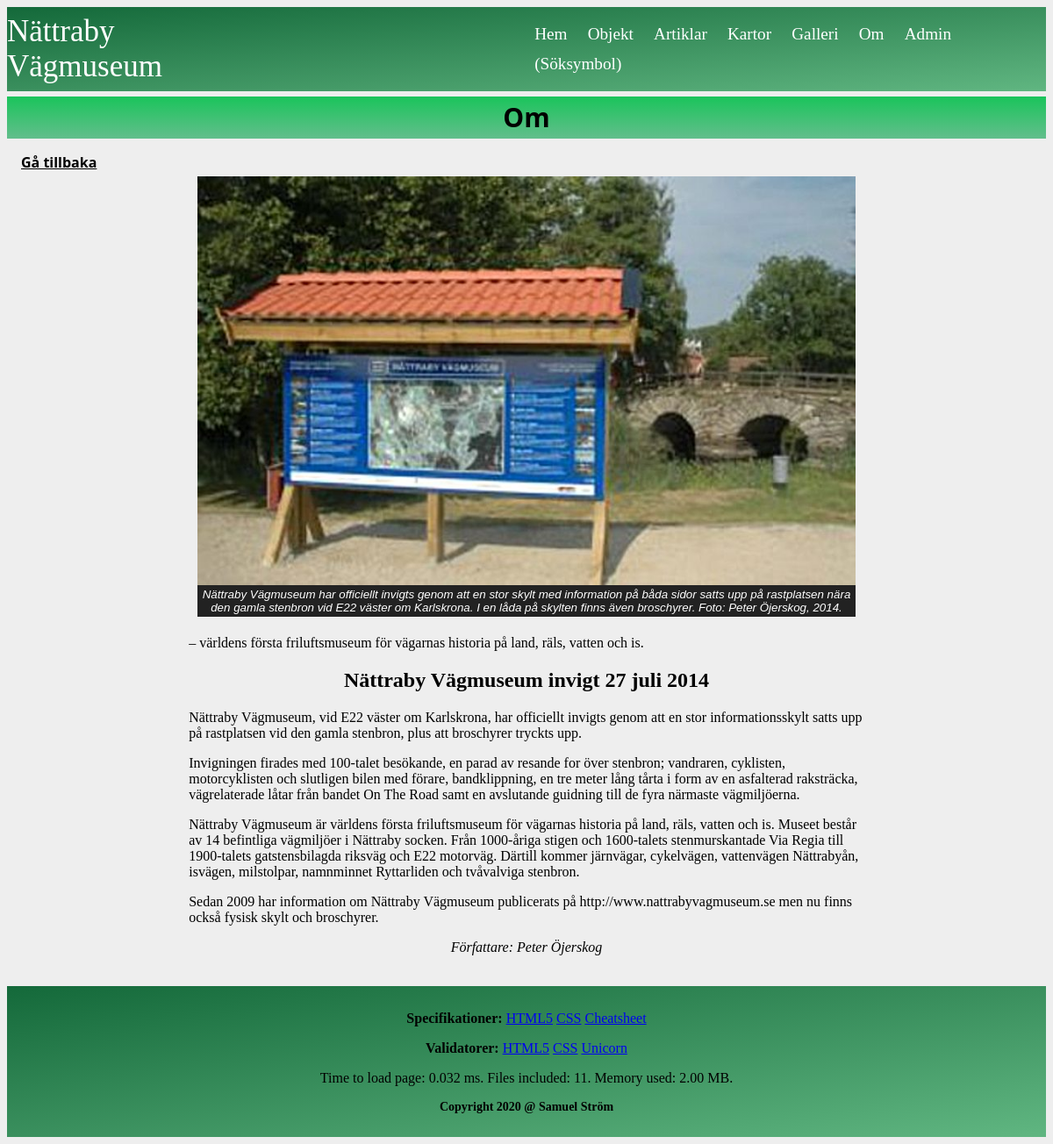
/about.php?page=about-info&name=om-invigning, run on the app's committed database.
### tables this page shows
CREATE TABLE article
(
    id INTEGER PRIMARY KEY NOT NULL,
    name TEXT UNIQUE NOT NULL,
    title TEXT NOT NULL,
    data TEXT NOT NULL,
    author TEXT NOT NULL,
    gps TEXT,
    mapImage TEXT,
    image1 TEXT,
    image1Alt TEXT,
    image1Text, TEXT,
    image2 TEXT,
    image2Alt TEXT,
    image2Text TEXT
);

### about.php (called while the page is built, shortened)
<?php
require __DIR__ . "/incl/header.php";
require __DIR__ . "/incl/multipage.php";
require __DIR__ . "/incl/footer.php";

### about/about-info.php (the view, shortened to what this page needs)
<?php
$id = null;
$title = null;
$data = null;
$author = null;
$gps = null;
$mapImage = null;
$image1 = null;
$image1Alt = null;
$image1Text = null;
$text = null;
$image2 = null;
$image2Alt = null;
$image2Text = null;
$name = isset($_GET['name'])
    ? $_GET['name'] : null;
if (isset($name)) {
    $sql = "SELECT * FROM article WHERE name = :name";
    $stmt = $db->prepare($sql);
    $stmt->execute([":name" => $name]);
    $res = $stmt->fetchAll(PDO::FETCH_BOTH);
    list($id, $name, $title, $data, $author, $gps, $mapImage, $image1, $image1Alt, $image1Text, $text, $image2, $image2Alt, $image2Text) = $res[0];
}
?>
<a class="previous-btn" href="about.php">Gå tillbaka</a>
<?php if (isset($image1)) {
    echo <<<EOD
    <figure class="object-img">
        <img src="img/500/$image1" alt="$image1Alt">
        <figcaption>$image1Text</figcaption>
    </figure>
    EOD;
}
?>
<div class="text-container">
    <p><?= html_entity_decode($data) ?></p>
    <p class="author">Författare: <?= htmlentities($author) ?></p>
    </article>

### css/style.css (style rules this page uses)
body { background: #eee; }
figure { clear: both; }
.previous-btn { font-weight: bold; font-family: 'Segoe UI', Tahoma, Geneva, Verdana, sans-serif; color: black; float: left; margin-left: 2vh; }
.object-img { display: flex; flex-flow: column; padding: 5px; width: 750px; margin: 1% auto; }
.object-img figcaption { background-color: #222; color: #fff; font: italic smaller sans-serif; padding: 3px; text-align: center; }
.text-container { width: 65%; margin: auto; text-align: left; }
.text-container h2 { text-align: center; }
.author { font: italic medium Georgia; text-align: center; }

### data on the page
article: image1 (picture), image1Text "Nättraby Vägmuseum har officiellt invigts genom att en stor skylt med information på båda sidor satts upp på rastplatsen nära den gamla stenbron vid E22 väster om Karlskrona. I en låda på skylten finns även broschyrer. Foto: Peter Öjerskog, 2014.", data "– världens första friluftsmuseum för vägarnas historia på land, räls, vatten och is. Nättraby Vägmuseum invigt 27 juli 2014 Nättraby Vägmuseum, vid E22 väster om Karlskrona, har officiellt invigts genom att en stor informationsskylt satts upp på rastplatsen vid den gamla stenbron, plus att broschyrer tryckts upp. Invigningen firades med 100-talet besökande, en parad av resande for över stenbron; vandraren, cyklisten, motorcyklisten och slutligen bilen med förare, bandklippning, en tre meter lång tårta i form av en asfalterad raksträcka, vägrelaterade låtar från bandet On The Road samt en avslutande guidning till de fyra närmaste vägmiljöerna. Nättraby Vägmuseum är världens första…", author "Peter Öjerskog"

### other printed values
$title "Om"
$loadTime "0.032"
$numFiles "11"
$memoryUsed "2.00 MB"
